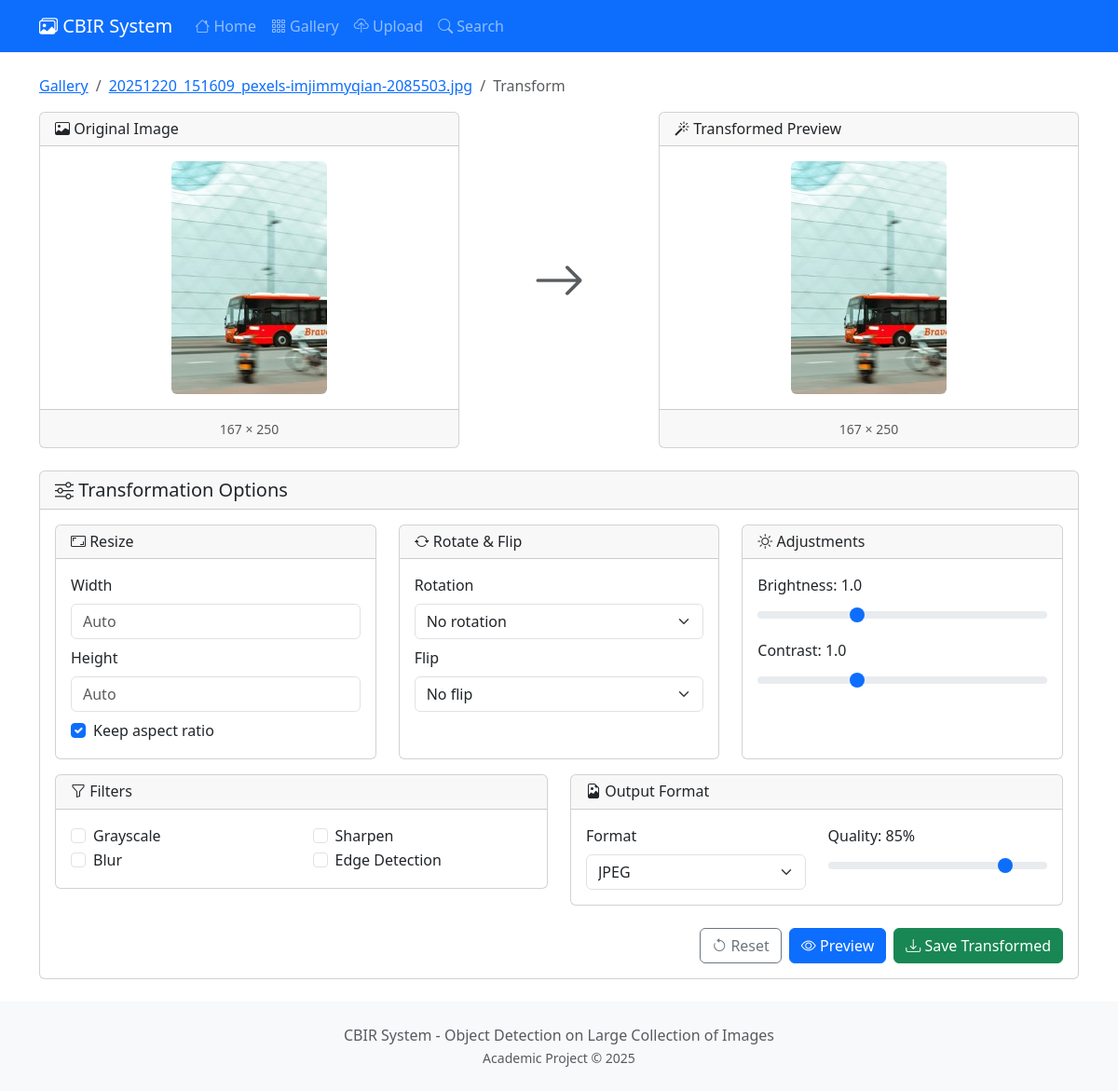
/image/49/transform/, run on the app's committed database.
### core/models.py (models this page shows, shortened)
class Image(models.Model):
    file = models.ImageField(upload_to=image_upload_path)
    filename = models.CharField(max_length=255)
    category = models.CharField(max_length=100, null=True, blank=True)
    uploaded_at = models.DateTimeField(auto_now_add=True)
    width = models.IntegerField(default=0)
    height = models.IntegerField(default=0)
    file_size = models.IntegerField(default=0)  # in bytes
    features_extracted = models.BooleanField(default=False)
    feature_vector = models.BinaryField(null=True, blank=True)  # Serialized numpy array
    class Meta:
        ordering = ['-uploaded_at']
    @property
    def image(self):
        return self.file
    @property
    def original_filename(self):
        return self.filename

### core/views.py (the view, shortened to what this page needs)
# urls.py: path('image/<int:pk>/transform/', views.TransformView.as_view(), name='transform'),
class TransformView(View):
    template_name = 'core/transform.html'
    def get(self, request, pk):
        image = get_object_or_404(Image, pk=pk)
        form = TransformForm()
        return render(request, self.template_name, {
            'image': image,
            'form': form
        })

### templates/core/transform.html (shortened to what this page needs)
{% extends 'core/base.html' %}
{% block content %}
<nav aria-label="breadcrumb" class="mb-3">
    <ol class="breadcrumb">
        <li class="breadcrumb-item"><a href="{% url 'core:gallery' %}">Gallery</a></li>
        <li class="breadcrumb-item"><a href="{% url 'core:image_detail' image.id %}">{{ image.original_filename }}</a></li>
        <li class="breadcrumb-item active">Transform</li>
    </ol>
</nav>
<div class="row">
    <div class="col-md-5">
        <div class="card">
            <div class="card-header">
                <h6 class="mb-0"><i class="bi bi-image"></i> Original Image</h6>
            </div>
            <div class="card-body text-center">
                <img src="{{ image.image.url }}" class="img-fluid rounded" id="originalImage" alt="Original">
            </div>
            <div class="card-footer text-center">
                <small class="text-muted">{{ image.width }} × {{ image.height }}</small>
            </div>
        </div>
    </div>
    <div class="col-md-2 d-flex align-items-center justify-content-center">
        <i class="bi bi-arrow-right display-4 text-muted"></i>
    </div>
    <div class="col-md-5">
        <div class="card">
            <div class="card-header">
                <h6 class="mb-0"><i class="bi bi-magic"></i> Transformed Preview</h6>
            </div>
            <div class="card-body text-center">
                <img src="{{ image.image.url }}" class="img-fluid rounded" id="previewImage" alt="Preview">
            </div>
            <div class="card-footer text-center">
                <small class="text-muted" id="previewDimensions">{{ image.width }} × {{ image.height }}</small>
            </div>
        </div>
    </div>
</div>
<div class="card mt-4">
    <div class="card-header">
        <h5 class="mb-0"><i class="bi bi-sliders"></i> Transformation Options</h5>
    </div>
    <div class="card-body">
        <form method="post" id="transformForm">
            <div class="row">
                <div class="col-md-4">
                    <div class="card h-100">
                        <div class="card-header">
                            <h6 class="mb-0"><i class="bi bi-aspect-ratio"></i> Resize</h6>
                        </div>
                        <div class="card-body">
                            <div class="mb-2">
                                <label class="form-label">Width</label>
                                <input type="number" name="resize_width" class="form-control" placeholder="Auto" min="1" max="4096">
                            </div>
                            <div class="mb-2">
                                <label class="form-label">Height</label>
                                <input type="number" name="resize_height" class="form-control" placeholder="Auto" min="1" max="4096">
                            </div>
                            <div class="form-check">
                                <input type="checkbox" name="keep_aspect" class="form-check-input" id="keepAspect" checked>
                                <label class="form-check-label" for="keepAspect">Keep aspect ratio</label>
                            </div>
                        </div>
                    </div>
                </div>
                <div class="col-md-4">
                    <div class="card h-100">
                        <div class="card-header">
                            <h6 class="mb-0"><i class="bi bi-arrow-repeat"></i> Rotate & Flip</h6>
                        </div>
                        <div class="card-body">
                            <div class="mb-2">
                                <label class="form-label">Rotation</label>
                                <select name="rotation" class="form-select">
                                    <option value="0">No rotation</option>
                                </select>
                            </div>
                            <div class="mb-2">
                                <label class="form-label">Flip</label>
                                <select name="flip" class="form-select">
                                    <option value="">No flip</option>
                                </select>
                            </div>
                        </div>
                    </div>
                </div>
                <div class="col-md-4">
                    <div class="card h-100">
                        <div class="card-header">
                            <h6 class="mb-0"><i class="bi bi-brightness-high"></i> Adjustments</h6>
                        </div>
                        <div class="card-body">
                            <div class="mb-2">
                                <label class="form-label">Brightness: <span id="brightnessVal">1.0</span></label>
                                <input type="range" name="brightness" class="form-range" min="0.5" max="2" step="0.1" value="1" id="brightness">
                            </div>
                            <div class="mb-2">
                                <label class="form-label">Contrast: <span id="contrastVal">1.0</span></label>
                                <input type="range" name="contrast" class="form-range" min="0.5" max="2" step="0.1" value="1" id="contrast">
                            </div>
                        </div>
                    </div>
                </div>
            </div>
            <div class="row mt-3">
                <div class="col-md-6">
                    <div class="card">
                        <div class="card-header">
                            <h6 class="mb-0"><i class="bi bi-funnel"></i> Filters</h6>
                        </div>
                        <div class="card-body">
                            <div class="row">
                                <div class="col-6">
                                    <div class="form-check">
                                        <input type="checkbox" name="grayscale" class="form-check-input" id="grayscale">
                                        <label class="form-check-label" for="grayscale">Grayscale</label>
                                    </div>
                                    <div class="form-check">
                                        <input type="checkbox" name="blur" class="form-check-input" id="blur">
                                        <label class="form-check-label" for="blur">Blur</label>
                                    </div>
                                </div>
                                <div class="col-6">
                                    <div class="form-check">
                                        <input type="checkbox" name="sharpen" class="form-check-input" id="sharpen">
                                        <label class="form-check-label" for="sharpen">Sharpen</label>
                                    </div>
                                    <div class="form-check">
                                        <input type="checkbox" name="edge_detect" class="form-check-input" id="edgeDetect">
                                        <label class="form-check-label" for="edgeDetect">Edge Detection</label>
                                    </div>
                                </div>
                            </div>
                        </div>
                    </div>
                </div>
                <div class="col-md-6">
                    <div class="card">
                        <div class="card-header">
                            <h6 class="mb-0"><i class="bi bi-file-earmark-image"></i> Output Format</h6>
                        </div>
                        <div class="card-body">
                            <div class="row">
                                <div class="col-6">
                                    <label class="form-label">Format</label>
                                    <select name="output_format" class="form-select">
                                        <option value="jpeg">JPEG</option>
                                    </select>
                                </div>
                                <div class="col-6">
                                    <label class="form-label">Quality: <span id="qualityVal">85</span>%</label>
                                    <input type="range" name="quality" class="form-range" min="10" max="100" step="5" value="85" id="quality">
                                </div>
                            </div>
                        </div>
                    </div>
                </div>
            </div>
            <div class="mt-4 d-flex gap-2 justify-content-end">
                <button type="button" class="btn btn-outline-secondary" onclick="resetForm()">
                    <i class="bi bi-arrow-counterclockwise"></i> Reset
                </button>
                <button type="submit" class="btn btn-primary" name="action" value="preview">
                    <i class="bi bi-eye"></i> Preview
                </button>
                <button type="submit" class="btn btn-success" name="action" value="save">
                    <i class="bi bi-download"></i> Save Transformed
                </button>
            </div>
        </form>
    </div>
</div>
{% endblock %}

### static/css/style.css (style rules this page uses)
body { min-height: 100vh; display: flex; flex-direction: column; }
#previewImage { max-height: 400px; object-fit: contain; }
#originalImage { max-height: 400px; object-fit: contain; }

### data on the page
Image: original_filename "20251220_151609_pexels-imjimmyqian-2085503.jpg", image (picture), width "167", height "250"
